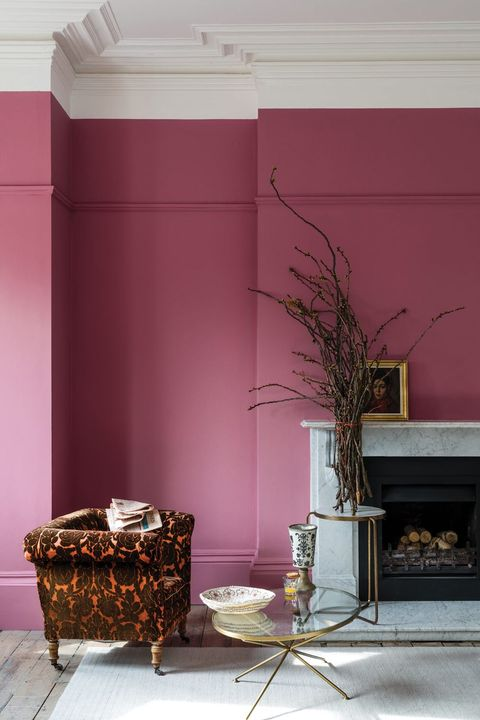
#> input picture img/8.jpg, 480 x 720 px, found by its file name
$ python ColorVision.py
#> lines starting #> are read from the running program, lines starting #| are printed output that depends on the picture
#!/usr/bin/env python
# coding: utf-8

# In[1]:


from sklearn.cluster import KMeans
import matplotlib.pyplot as plt
import numpy as np
import cv2
from collections import Counter
from skimage.color import rgb2lab, deltaE_cie76
import os

get_ipython().run_line_magic('matplotlib', 'inline')


# In[15]:


image = cv2.imread('8.jpg')
#> image is the input picture: shape (720, 480, 3); mean B, G, R 109.5, 103.3, 138.6


# In[16]:


image = cv2.cvtColor(image, cv2.COLOR_BGR2RGB)
plt.imshow(image)


# In[17]:


def RGB2HEX(color):
    return "#{:02x}{:02x}{:02x}".format(int(color[0]), int(color[1]), int(color[2]))


# In[18]:


def get_image(image_path):
    image = cv2.imread(image_path)
    image = cv2.cvtColor(image, cv2.COLOR_BGR2RGB)
    return image


# In[19]:


modified_image = cv2.resize(image, (600, 400), interpolation = cv2.INTER_AREA)
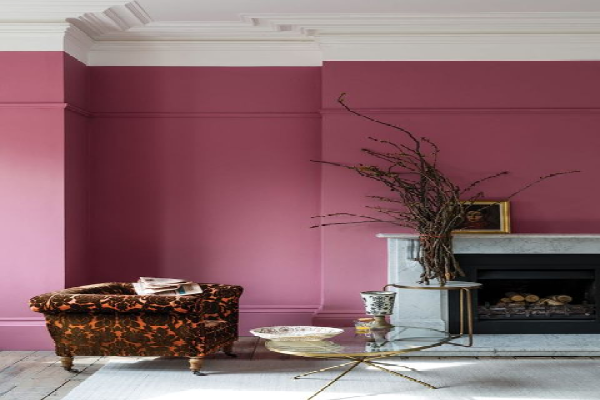
#> modified_image: shape (400, 600, 3); mean R, G, B 138.6, 103.3, 109.4
modified_image = modified_image.reshape(modified_image.shape[0]*modified_image.shape[1], 3)


# In[20]:


# n_clusters = number_of_colors
clf = KMeans(n_clusters =  2)
labels = clf.fit_predict(modified_image)


# In[21]:


counts = Counter(labels)
#> counts = {0: 106585, 1: 133415}
show_chart = True #
center_colors = clf.cluster_centers_
# We get ordered colors by iterating through the keys
ordered_colors = [center_colors[i] for i in counts.keys()]
#> ordered_colors = [[185.6, 165.5, 170.3], [101, 53.52, 60.77]]
hex_colors = [RGB2HEX(ordered_colors[i]) for i in counts.keys()]
#> hex_colors = ['#b9a5aa', '#64353c']
rgb_colors = [ordered_colors[i] for i in counts.keys()]
#> rgb_colors = [[185.6, 165.5, 170.3], [101, 53.52, 60.77]]
print(hex_colors)
#| ['#b9a5aa', '#64353c']
print(center_colors)
if (show_chart):
    plt.figure(figsize = (8, 6))
    plt.pie(counts.values(), labels = hex_colors, colors = hex_colors)


# In[ ]:


# In[ ]:
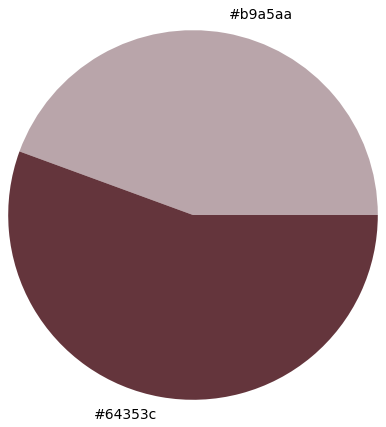
#> figure drawn by matplotlib, 1 panel

$ run again, with img/1.jpg copied over img/8.jpg
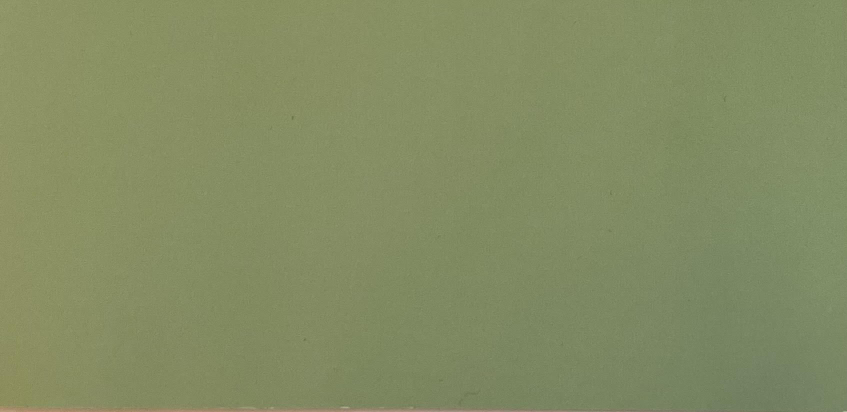
#> input picture img/1.jpg, 1694 x 824 px, found by its file name (shown at 1/2 size)
#> image is the input picture: shape (824, 1694, 3); mean B, G, R 98.6, 140.3, 130.8
#> `modified_image = cv2.resize(image, (600, 400), interpolation = cv2.INT..`:
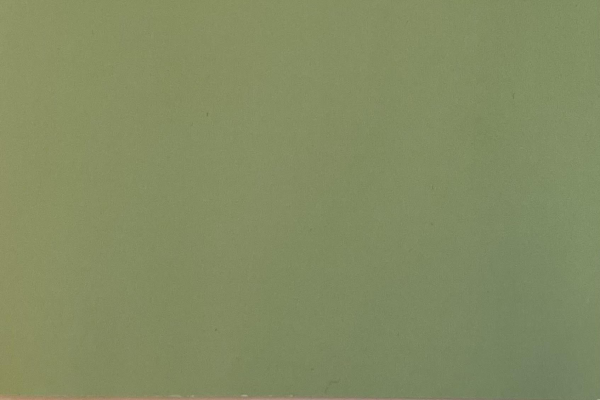
#> modified_image: shape (400, 600, 3); mean R, G, B 130.8, 140.3, 98.6
#> counts = {1: 124647, 0: 115353}
#> ordered_colors = [[135.5, 143.3, 99.7], [125.8, 137, 97.49]]
#> hex_colors = ['#7d8961', '#878f63']
#> rgb_colors = [[125.8, 137, 97.49], [135.5, 143.3, 99.7]]
#| ['#7d8961', '#878f63']
#> `# In[ ]:`:
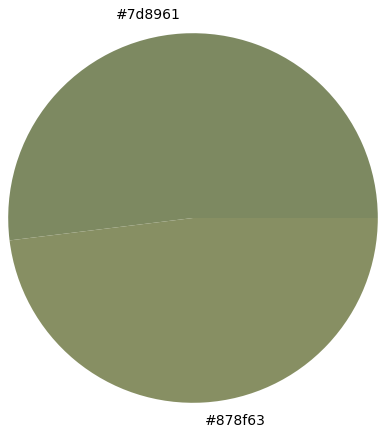
#> figure drawn by matplotlib, 1 panel

$ run again, with img/2.jpg copied over img/8.jpg
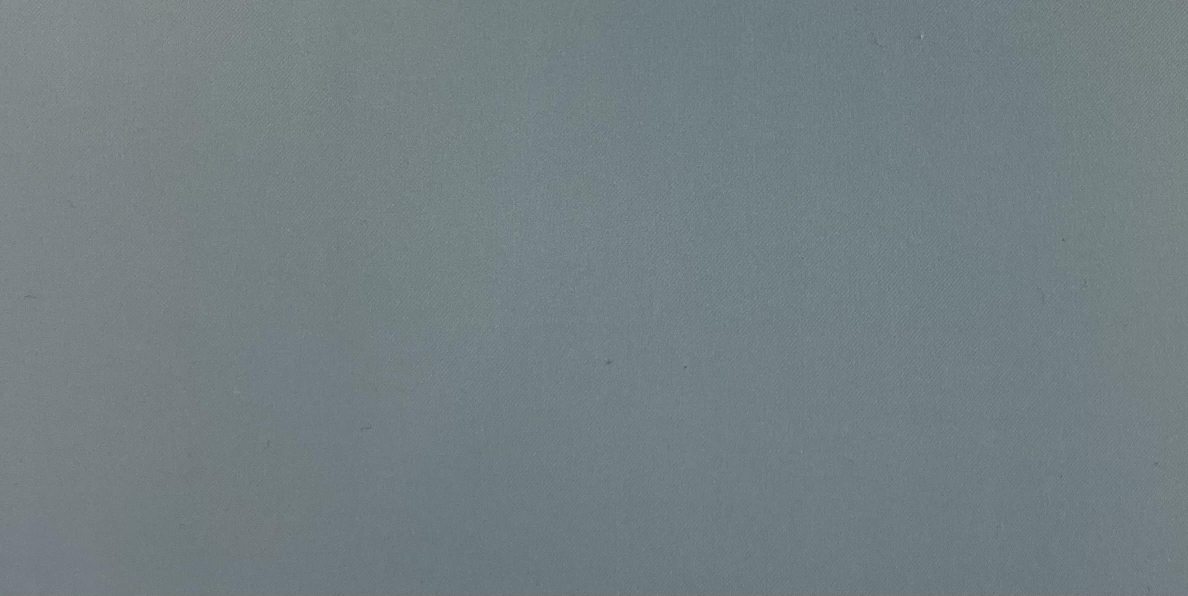
#> input picture img/2.jpg, 2376 x 1191 px, found by its file name (shown at 1/2 size)
#> image is the input picture: shape (1191, 2376, 3); mean B, G, R 131, 126.9, 114.9
#> `modified_image = cv2.resize(image, (600, 400), interpolation = cv2.INT..`:
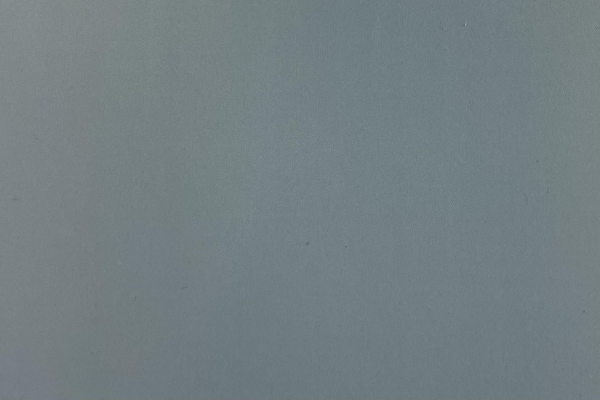
#> modified_image: shape (400, 600, 3); mean R, G, B 114.9, 126.9, 131
#> counts = {0: 110960, 1: 129040}
#> ordered_colors = [[118.6, 130, 133.4], [111.6, 124, 128.8]]
#> hex_colors = ['#768285', '#6f7c80']
#> rgb_colors = [[118.6, 130, 133.4], [111.6, 124, 128.8]]
#| ['#768285', '#6f7c80']
#> `# In[ ]:`:
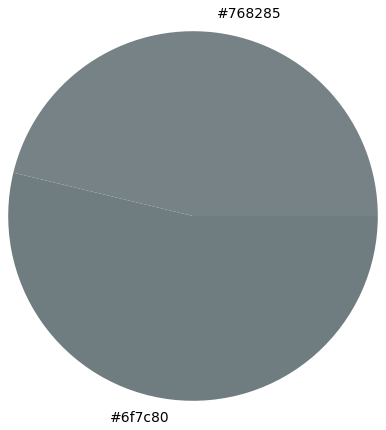
#> figure drawn by matplotlib, 1 panel

$ run again, with img/3.jpg copied over img/8.jpg
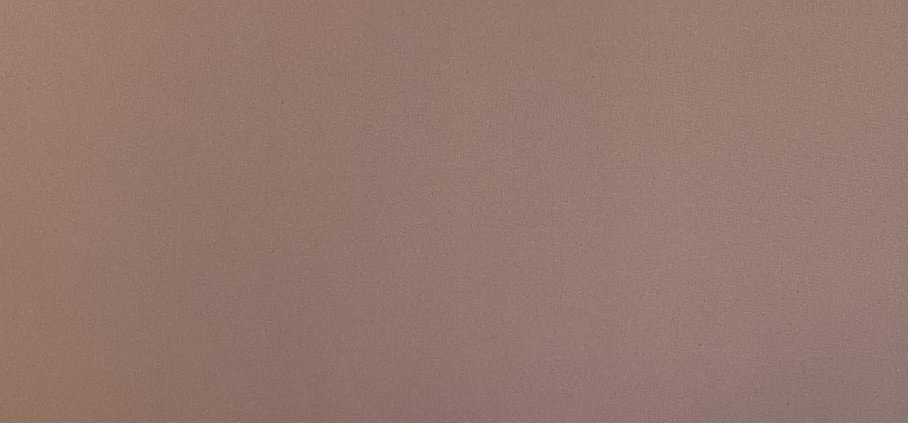
#> input picture img/3.jpg, 1815 x 845 px, found by its file name (shown at 1/2 size)
#> image is the input picture: shape (845, 1815, 3); mean B, G, R 110.1, 119.9, 147.8
#> `modified_image = cv2.resize(image, (600, 400), interpolation = cv2.INT..`:
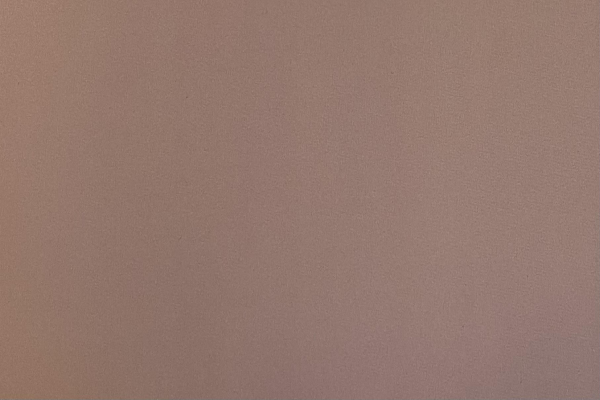
#> modified_image: shape (400, 600, 3); mean R, G, B 147.8, 119.9, 110.1
#> counts = {0: 118361, 1: 121639}
#> ordered_colors = [[151.5, 123.6, 113.9], [144.3, 116.3, 106.4]]
#> hex_colors = ['#977b71', '#90746a']
#> rgb_colors = [[151.5, 123.6, 113.9], [144.3, 116.3, 106.4]]
#| ['#977b71', '#90746a']
#> `# In[ ]:`:
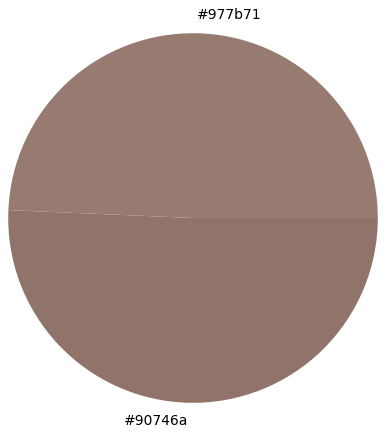
#> figure drawn by matplotlib, 1 panel
